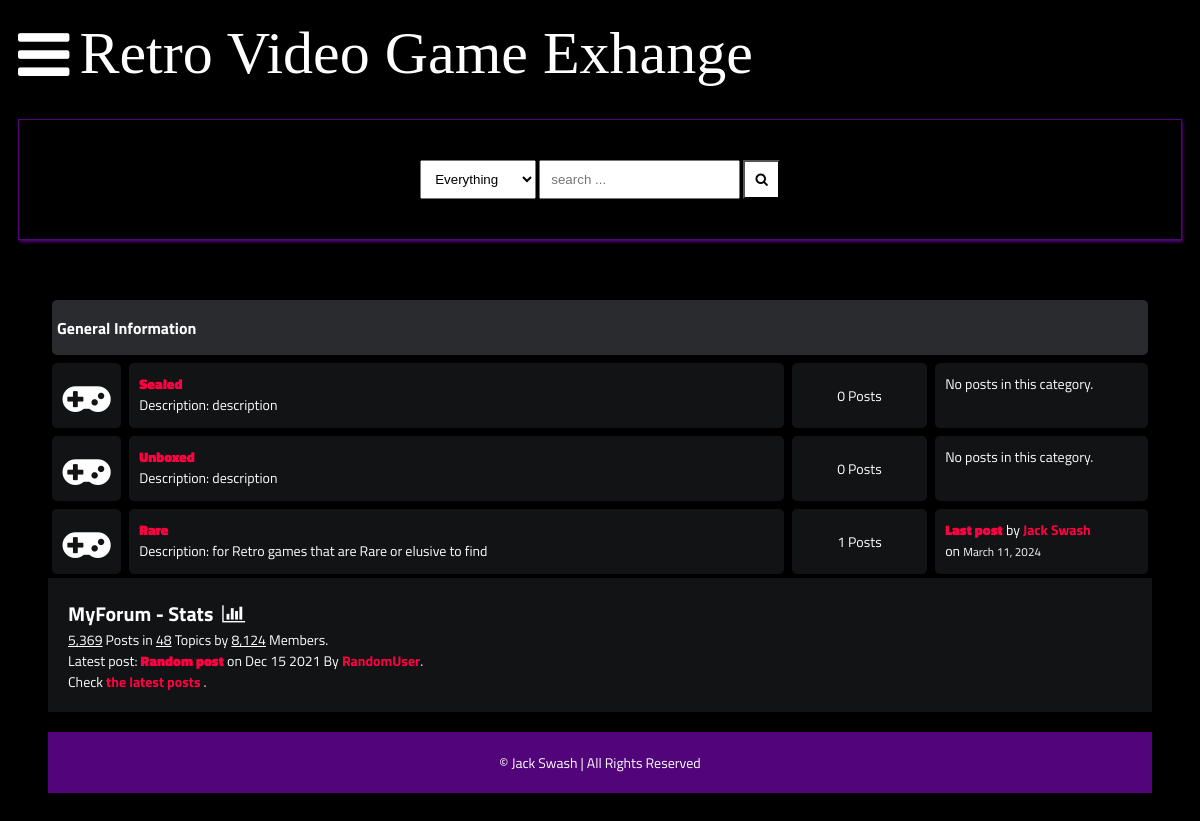
The page / on the database its author committed.
### main/models.py (models this page shows, shortened)
class Category(models.Model):
    title = models.CharField(max_length=50)
    slug = models.SlugField(max_length=400, unique=True, blank=True)
    description = models.TextField(default="description")
    class Meta:
        verbose_name_plural = "categories"
    def get_url(self):
        return reverse("posts", kwargs={
            "slug":self.slug
        })
    @property
    def num_posts(self):
        return Post.objects.filter(categories=self).count()
    @property
    def last_post(self):
        return Post.objects.filter(categories=self).latest("date")

class Post(models.Model):
    title = models.CharField(max_length=400)
    slug = models.SlugField(max_length=400, unique=True, blank=True)
    user = models.ForeignKey(Author, on_delete=models.CASCADE)
    content = HTMLField()
    categories = models.ManyToManyField(Category)
    date = models.DateTimeField(auto_now_add=True)
    approved = models.BooleanField(default=False)
    hit_count_generic = GenericRelation (HitCount, object_id_field='object_pk',
        related_query_name='hit_count_generic_relation'
    )
    tags = TaggableManager()
    comments = models.ManyToManyField(Comment, blank=True)
    def get_url(self):
        return reverse("detail", kwargs={
            "slug":self.slug
        })

class Author(models.Model):
    user = models.ForeignKey(User, on_delete=models.CASCADE)
    fullname = models.CharField(max_length=40, blank=True)
    slug = models.SlugField(max_length=400, unique=True, blank=True)
    bio = HTMLField()
    points = models.IntegerField(default=0)
    profile_pic = ResizedImageField(size=[50,80], quality=100, upload_to="authors", default=None, null=True, blank=True)

### main/views.py (the view)
# urls.py: path("", home, name="home"),
def home(request):
    forums = Category.objects.all()
    context = {
        "forums":forums,
    }
    return render(request, "forums.html", context)

### templates/forums.html
{% extends 'base.html' %}
{% block content %}
<div class="container">
    <div class="subforum">
        <div class="subforum-title">
            <h1>General Information</h1>
        </div>
        {% for forum in forums %}
        <div class="subforum-row">
            <div class="subforum-icon subforum-column center">
                <i class="fa fa-gamepad"></i>
            </div>
            <div class="subforum-description subforum-column">
                <h4><a href="{{forum.get_url}}">{{forum.title}}</a></h4>
                <p>Description: {{forum.description}} </p>
            </div>
            <div class="subforum-stats subforum-column center">
                <span>{{forum.num_posts}} Posts</span>
            </div>
            <div class="subforum-info subforum-column">
                {% if forum.last_post %}
                    <b><a href="{{forum.last_post.get_url}}">Last post</a></b> by <a href="">{{forum.last_post.user.fullname|title}}</a>
                    <br>on <small>{{forum.last_post.date|date}}</small>
                {% else %}
                    <span>No posts in this category.</span>
                {% endif %}
            </div>
        </div>
    {% endfor %}
     <div class="forum-info">
        <div class="chart">
            MyForum - Stats &nbsp;<i class="fa fa-bar-chart"></i>
        </div>
        <span><u>5,369</u> Posts in <u>48</u> Topics by <u>8,124</u> Members.</span><br>
        <span>Latest post: <b><a href="">Random post</a></b> on Dec 15 2021 By <a href="">RandomUser</a></span>.<br>
        <span>Check <a href="">the latest posts</a> .</span><br>
    </div>
    {% endblock content %}

### static/style.css (style rules this page uses)
* { box-sizing: border-box; }
html { font-size: 14px; font-family: 'Titillium Web', sans-serif; background-color:rgb(0,0,0); color:#FEFEFE; }
a { color:#FF0042; font-weight: bolder; text-decoration: none; }
h1 { font-size:16px; font-weight: bolder; }
.container { margin: 20px; padding: 20px; }
.subforum { margin-top:20px; }
.subforum-title { background-color:#292B2E; padding: 5px; border-radius: 5px; margin:4px; }
.subforum-row { display: grid; grid-template-columns: 7% 60% 13% 20%; }
.subforum-column { padding: 10px; margin:4px; border-radius: 5px; background-color:#111314; }
.subforum-description * { margin-block: 0; }
.center { display: flex; justify-content: center; align-items: center; }
.subforum-icon i { font-size: 45px; }
.forum-info { padding: 20px; background-color: #111314; }
.chart { font-size:20px; font-weight:bold; }

### rows shown on the page
Category: title "Sealed", description "description", num_posts "0", shows "No posts in this category."
Category: title "Unboxed", description "description", num_posts "0", shows "No posts in this category."
Category: title "Rare", description "for Retro games that are Rare or elusive to find", num_posts "1", last_post.user.fullname "Jack Swash", last_post "March 11, 2024"
